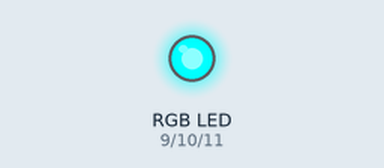
This sketch was run on a simulated Arduino Uno, built with avr-gcc and run on an emulated ATmega328P. Parts: an RGB LED mixed from three pins (HIGH = lit). Dim RGB values are drawn brighter than linear.

Above: at 0.05 s.
At 1.1 s:
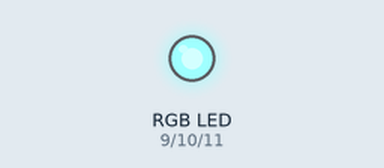
At 2.85 s:
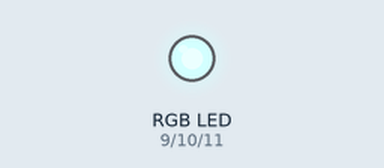
At 4.05 s:
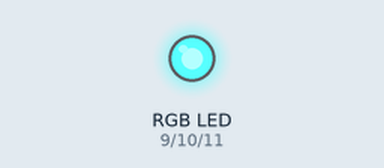
At 5.65 s:
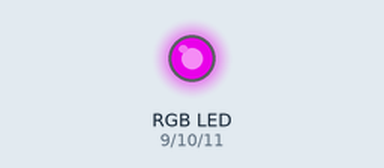
At 11.3 s:
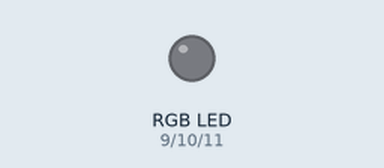
Timing chart, 0 to 14.8 s (numbered marks = the images above):
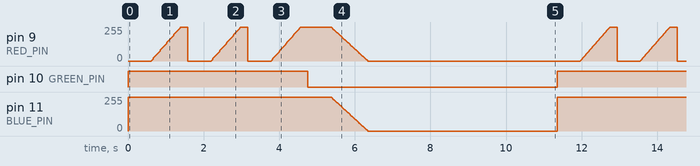

Measured:
- by itself, pin 9 (RED_PIN): moves between 0/255 and 255/255, repeating every 11.4 s
- by itself, pin 10 (GREEN_PIN): alternates HIGH for 4.8 s and LOW for 6.6 s
- by itself, pin 11 (BLUE_PIN): ramps from 255/255 to 0/255 and jumps back, once every 11.4 s

The sketch:

count_down.ino
```cpp
#include <RGBLed.h>

#define RED_PIN 9
#define GREEN_PIN 10
#define BLUE_PIN 11

RGBLed led(RED_PIN, GREEN_PIN, BLUE_PIN, RGBLed::COMMON_ANODE);

void setup() {
}

void loop() {
  // put your main code here, to run repeatedly:
  led.brightness(255, 0, 0, 100);
  delay(600);
  led.crossFade(255, 0, 0, 0, 0, 0, 64, 800);
  delay(100);
  led.crossFade(0, 0, 0, 255, 0, 0, 64, 100);
  delay(600);
  led.crossFade(255, 0, 0, 0, 0, 0, 64, 800);
  delay(100);
  led.crossFade(0, 0, 0, 255, 0, 0, 64, 100);
  delay(600);
  led.crossFade(255, 0, 0, 0, 0, 0, 64, 800);
  delay(100);
  led.crossFade(0, 0, 0, 0, 255, 0, 64, 100);
  delay(600);
  led.crossFade(0, 255, 0, 255, 255, 255, 64, 1000);
  delay(5000);
}
```
